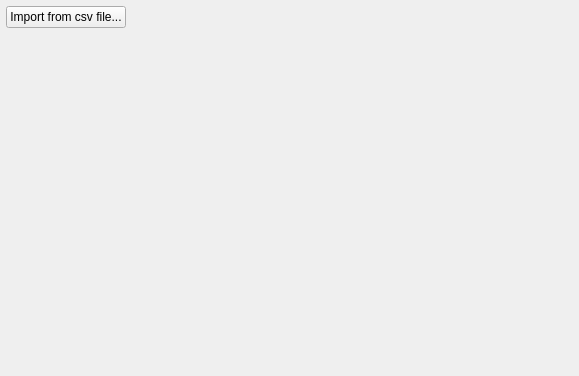
<?xml version="1.0" encoding="UTF-8"?>
<ui version="4.0">
 <class>LegoSetImportDialog</class>
 <widget class="QWidget" name="LegoSetImportDialog">
  <property name="geometry">
   <rect>
    <x>0</x>
    <y>0</y>
    <width>579</width>
    <height>376</height>
   </rect>
  </property>
  <property name="windowTitle">
   <string>Form</string>
  </property>
  <layout class="QVBoxLayout" name="verticalLayout">
   <property name="spacing">
    <number>3</number>
   </property>
   <property name="leftMargin">
    <number>6</number>
   </property>
   <property name="topMargin">
    <number>6</number>
   </property>
   <property name="rightMargin">
    <number>6</number>
   </property>
   <property name="bottomMargin">
    <number>6</number>
   </property>
   <item>
    <layout class="QHBoxLayout" name="horizontalLayout_3">
     <item>
      <widget class="QPushButton" name="importCsvPushButton">
       <property name="text">
        <string>Import from csv file...</string>
       </property>
      </widget>
     </item>
     <item>
      <spacer name="horizontalSpacer_3">
       <property name="orientation">
        <enum>Qt::Horizontal</enum>
       </property>
       <property name="sizeHint" stdset="0">
        <size>
         <width>40</width>
         <height>20</height>
        </size>
       </property>
      </spacer>
     </item>
    </layout>
   </item>
   <item>
    <widget class="QWidget" name="importLegoTableView" native="true">
     <property name="sizePolicy">
      <sizepolicy hsizetype="Preferred" vsizetype="MinimumExpanding">
       <horstretch>0</horstretch>
       <verstretch>0</verstretch>
      </sizepolicy>
     </property>
    </widget>
   </item>
  </layout>
 </widget>
 <resources/>
 <connections/>
</ui>
